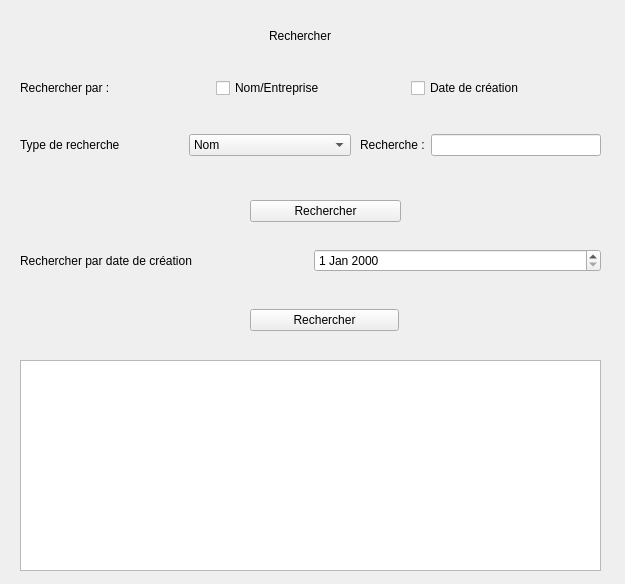
<?xml version="1.0" encoding="UTF-8"?>
<ui version="4.0">
 <class>rechercher</class>
 <widget class="QWidget" name="rechercher">
  <property name="geometry">
   <rect>
    <x>0</x>
    <y>0</y>
    <width>625</width>
    <height>584</height>
   </rect>
  </property>
  <property name="windowTitle">
   <string>Form</string>
  </property>
  <widget class="QWidget" name="verticalLayoutWidget">
   <property name="geometry">
    <rect>
     <x>180</x>
     <y>10</y>
     <width>241</width>
     <height>51</height>
    </rect>
   </property>
   <layout class="QVBoxLayout" name="verticalLayout">
    <item>
     <layout class="QGridLayout" name="gridLayout">
      <item row="0" column="0" alignment="Qt::AlignHCenter">
       <widget class="QLabel" name="label">
        <property name="text">
         <string>Rechercher</string>
        </property>
       </widget>
      </item>
     </layout>
    </item>
   </layout>
  </widget>
  <widget class="QWidget" name="verticalLayoutWidget_2">
   <property name="geometry">
    <rect>
     <x>20</x>
     <y>120</y>
     <width>331</width>
     <height>51</height>
    </rect>
   </property>
   <layout class="QVBoxLayout" name="verticalLayout_2">
    <item>
     <layout class="QGridLayout" name="gridLayout_2">
      <item row="0" column="0">
       <widget class="QLabel" name="label_2">
        <property name="text">
         <string>Type de recherche</string>
        </property>
       </widget>
      </item>
      <item row="0" column="1">
       <widget class="QComboBox" name="TypeR">
        <item>
         <property name="text">
          <string>Nom</string>
         </property>
        </item>
        <item>
         <property name="text">
          <string>Entreprise</string>
         </property>
        </item>
       </widget>
      </item>
     </layout>
    </item>
   </layout>
  </widget>
  <widget class="QWidget" name="gridLayoutWidget_3">
   <property name="geometry">
    <rect>
     <x>250</x>
     <y>190</y>
     <width>151</width>
     <height>42</height>
    </rect>
   </property>
   <layout class="QGridLayout" name="gridLayout_3">
    <item row="0" column="0">
     <layout class="QGridLayout" name="gridLayout_4">
      <item row="0" column="0">
       <widget class="QPushButton" name="RB">
        <property name="text">
         <string>Rechercher</string>
        </property>
       </widget>
      </item>
     </layout>
    </item>
   </layout>
  </widget>
  <widget class="QWidget" name="verticalLayoutWidget_3">
   <property name="geometry">
    <rect>
     <x>20</x>
     <y>240</y>
     <width>581</width>
     <height>42</height>
    </rect>
   </property>
   <layout class="QVBoxLayout" name="verticalLayout_3">
    <item>
     <layout class="QGridLayout" name="gridLayout_5">
      <item row="0" column="0">
       <widget class="QLabel" name="label_3">
        <property name="text">
         <string>Rechercher par date de création</string>
        </property>
       </widget>
      </item>
      <item row="0" column="1">
       <widget class="QDateEdit" name="dateCEdit"/>
      </item>
     </layout>
    </item>
   </layout>
  </widget>
  <widget class="QWidget" name="gridLayoutWidget_5">
   <property name="geometry">
    <rect>
     <x>360</x>
     <y>120</y>
     <width>241</width>
     <height>51</height>
    </rect>
   </property>
   <layout class="QGridLayout" name="gridLayout_6">
    <item row="0" column="1">
     <widget class="QLineEdit" name="rechercheLine"/>
    </item>
    <item row="0" column="0">
     <widget class="QLabel" name="label_4">
      <property name="text">
       <string>Recherche :</string>
      </property>
     </widget>
    </item>
   </layout>
  </widget>
  <widget class="QTextEdit" name="resultatEdit">
   <property name="geometry">
    <rect>
     <x>20</x>
     <y>360</y>
     <width>581</width>
     <height>211</height>
    </rect>
   </property>
  </widget>
  <widget class="QWidget" name="verticalLayoutWidget_4">
   <property name="geometry">
    <rect>
     <x>20</x>
     <y>70</y>
     <width>581</width>
     <height>37</height>
    </rect>
   </property>
   <layout class="QVBoxLayout" name="verticalLayout_4">
    <item>
     <layout class="QGridLayout" name="gridLayout_9">
      <item row="0" column="1">
       <widget class="QCheckBox" name="checkBoxNE">
        <property name="text">
         <string>Nom/Entreprise</string>
        </property>
       </widget>
      </item>
      <item row="0" column="0">
       <widget class="QLabel" name="label_5">
        <property name="text">
         <string>Rechercher par :</string>
        </property>
       </widget>
      </item>
      <item row="0" column="2">
       <widget class="QCheckBox" name="checkBoxD">
        <property name="text">
         <string>Date de création</string>
        </property>
       </widget>
      </item>
     </layout>
    </item>
   </layout>
  </widget>
  <widget class="QWidget" name="layoutWidget">
   <property name="geometry">
    <rect>
     <x>250</x>
     <y>300</y>
     <width>149</width>
     <height>40</height>
    </rect>
   </property>
   <layout class="QGridLayout" name="gridLayout_8">
    <item row="0" column="0">
     <widget class="QPushButton" name="RB1">
      <property name="text">
       <string>Rechercher</string>
      </property>
     </widget>
    </item>
   </layout>
  </widget>
 </widget>
 <resources/>
 <connections/>
</ui>
